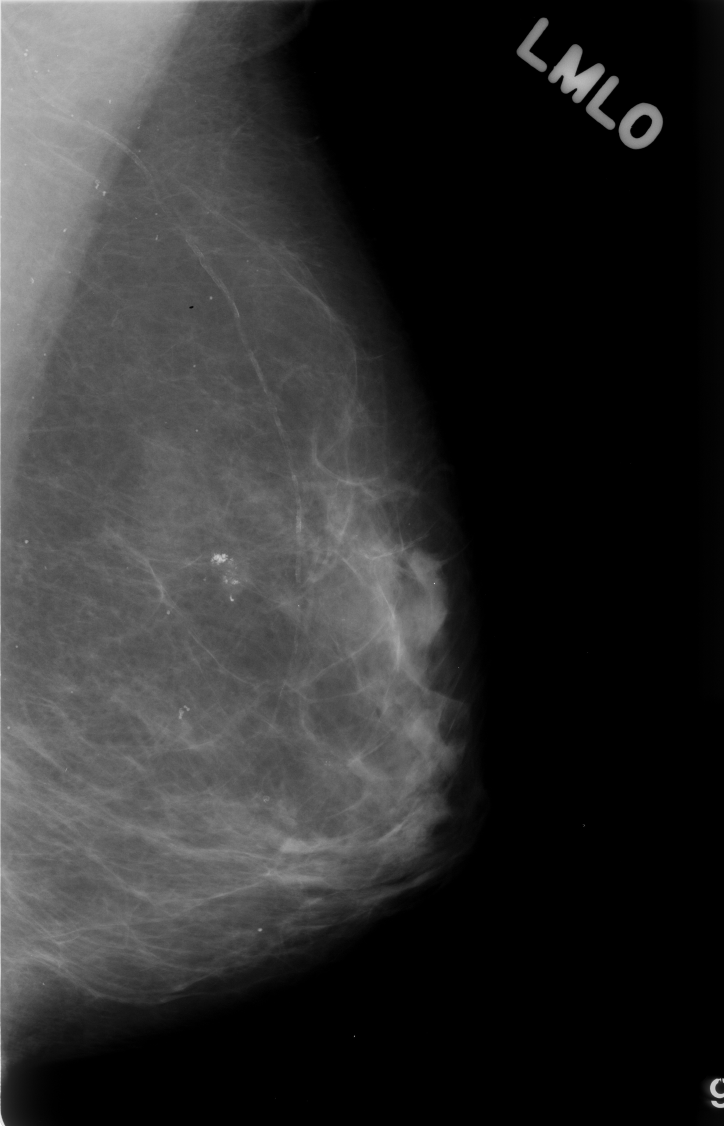
#> input picture LAB/lab06/mammogram.jpg, 2896 x 4504 px (shown at 1/4 size)
$ jupyter execute --allow-errors q1.ipynb   (older library calls are emulated)
#> lines starting #> are read from the running program, lines starting #| are printed output that depends on the picture; after the words box and inside, x2 and y2 are one past the last pixel; in counts of white or black regions, pixels touching at a corner belong together
[cell 1]
import cv2
import numpy as np
import pandas as pd
from skimage.feature import graycomatrix, graycoprops
import matplotlib.pyplot as plt


img = cv2.imread("mammogram.jpg", cv2.IMREAD_GRAYSCALE)
#> img is the input picture: shape (4504, 2896); min 0, max 255, mean 46.2
img = cv2.resize(img, (512,512))
#> img: shape (512, 512)

blur = cv2.GaussianBlur(img, (5,5), 0)

# contrast enhancement
clahe = cv2.createCLAHE(clipLimit=2.0, tileGridSize=(8,8))
enhanced = clahe.apply(blur)

# 3. Edge Detection (Canny)
edges = cv2.Canny(enhanced, 50, 150)
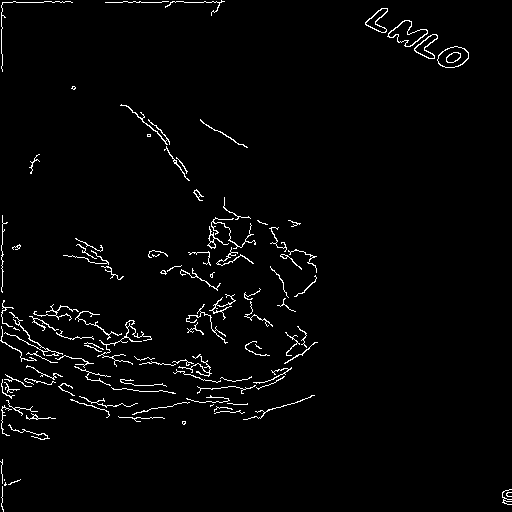
#> edges: shape (512, 512); 2.3% white in thin lines or dots
kernel = np.ones((3,3), np.uint8)
edges_closed = cv2.morphologyEx(edges, cv2.MORPH_CLOSE, kernel)
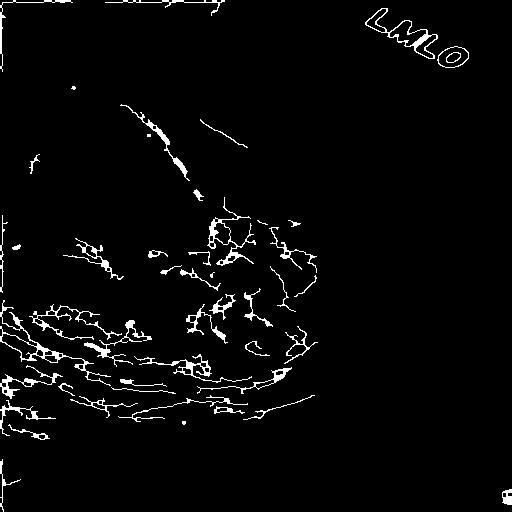
#> edges_closed: shape (512, 512); 3.1% white in thin lines or dots
edge_density = np.sum(edges_closed) / (512*512)
#> edge_density = 7.83
contours, _ = cv2.findContours(edges_closed, cv2.RETR_EXTERNAL, cv2.CHAIN_APPROX_SIMPLE)
#> contours = 47 contours, 11 with area under 20; largest, box (x1, y1, x2, y2) and area: (365, 8, 438, 59) 1060, (0, 300, 111, 386) 896, (207, 197, 256, 266) 619, (437, 46, 469, 68) 491, (134, 354, 252, 383) 280

perimeter = 0
area = 0
circularity = 0

if len(contours) > 0:
    c = max(contours, key=cv2.contourArea)
#> c = contour of 124 points, box (x1, y1, x2, y2) (365, 8, 438, 59), area 1060
    perimeter = cv2.arcLength(c, True)
#> perimeter = 276
    area = cv2.contourArea(c)
#> area = 1059.5

    if perimeter != 0:
        circularity = 4*np.pi*area/(perimeter**2)
#> circularity = 0.175

quantized = (enhanced / 16).astype(np.uint8)

glcm = graycomatrix(
        quantized,
        distances=[1],
        angles=[0],
        levels=16,
        symmetric=True,
        normed=True
      )

contrast = graycoprops(glcm, 'contrast')[0,0]
#> contrast = 0.101
energy = graycoprops(glcm, 'energy')[0,0]
#> energy = 0.494
homogeneity = graycoprops(glcm, 'homogeneity')[0,0]
#> homogeneity = 0.953
correlation = graycoprops(glcm, 'correlation')[0,0]
#> correlation = 0.996

features = {
    "edge_density": edge_density,
    "tumor_area": area,
    "tumor_perimeter": perimeter,
    "circularity": circularity,
    "glcm_contrast": contrast,
    "glcm_energy": energy,
    "glcm_homogeneity": homogeneity,
    "glcm_correlation": correlation
}
#> features = {'edge_density': 7.83, 'tumor_area': 1059.5, 'tumor_perimeter': 276, 'circularity': 0.175, 'glcm_contrast': 0.101, 'glcm_energy': 0.494, 'glcm_homogeneity': 0.953, 'glcm_correlation': 0.996}

df = pd.DataFrame([features])
#> df = table of 1 rows and 8 columns
print(df)
#> (printed output is left out)

plt.figure(figsize=(12,4))

plt.subplot(1,3,1)
plt.title("Enhanced Image")
plt.imshow(enhanced, cmap='gray')

plt.subplot(1,3,2)
plt.title("Edges")
plt.imshow(edges_closed, cmap='gray')

plt.subplot(1,3,3)
plt.title("Tumor Boundary")
img_color = cv2.cvtColor(enhanced, cv2.COLOR_GRAY2BGR)
cv2.drawContours(img_color, contours, -1, (0,255,0), 2)
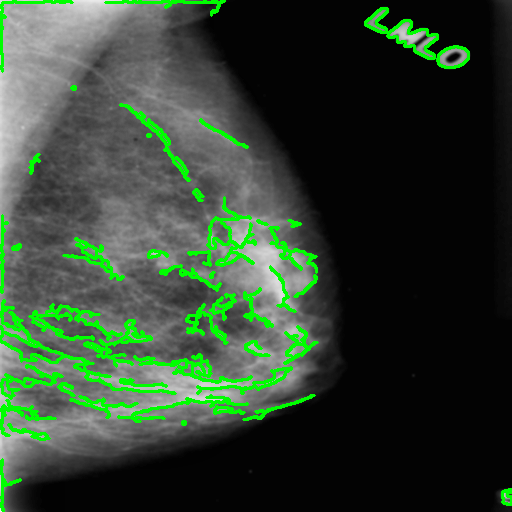
#> img_color: shape (512, 512, 3); mean B, G, R 48.8, 66.2, 48.8
plt.imshow(img_color[:,:,::-1])

plt.show()

[cell 2]
import cv2
import numpy as np
import matplotlib.pyplot as plt

[cell 3]
img = cv2.imread('E:\Computer Vision\LAB\lab06\images.png', 0)

gray = np.float32(img)
#> gray = nan
#> (the rest of this cell did not finish here and is left out)

[cell 4]
import cv2
import numpy as np
import time

VIDEO_SOURCE = 0
cap = cv2.VideoCapture(VIDEO_SOURCE)

if not cap.isOpened():
    print("Error opening video stream")
    exit()

blockSize = 2
ksize = 3
k = 0.04             # Harris constant
threshold_ratio = 0.01   # corner threshold

print("Controls:")
print("Q/A -> Increase/Decrease Threshold")
print("W/S -> Increase/Decrease blockSize")
print("E/D -> Increase/Decrease k")
print("ESC -> Exit")

prev_time = time.time()

while True:
    ret, frame = cap.read()
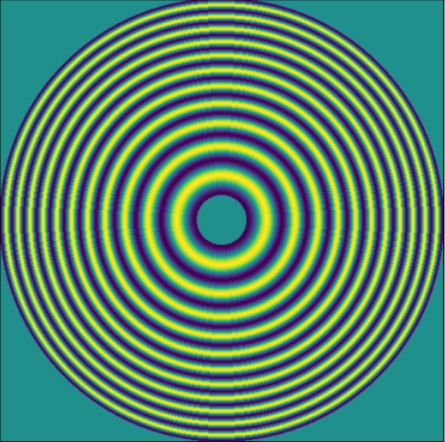
#> input picture LAB/lab05/img.png, 445 x 442 px, given in place of the camera
#> frame is the input picture: shape (442, 445, 3); mean B, G, R 105.2, 133, 86.4
    if not ret:
        break

    frame = cv2.resize(frame, (640, 480))
#> frame: shape (480, 640, 3)


    gray = cv2.cvtColor(frame, cv2.COLOR_BGR2GRAY)
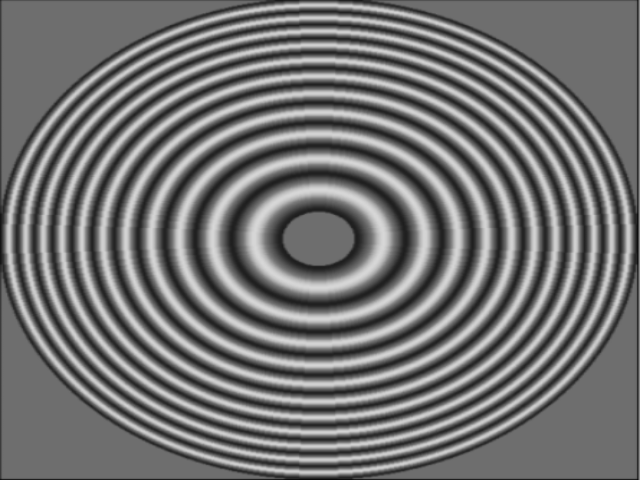
#> gray: shape (480, 640); min 9, max 215, mean 115.8
    gray = np.float32(gray)

    gray = cv2.GaussianBlur(gray, (5,5), 1)

    dst = cv2.cornerHarris(gray, blockSize, ksize, k)
    dst = cv2.dilate(dst, None)
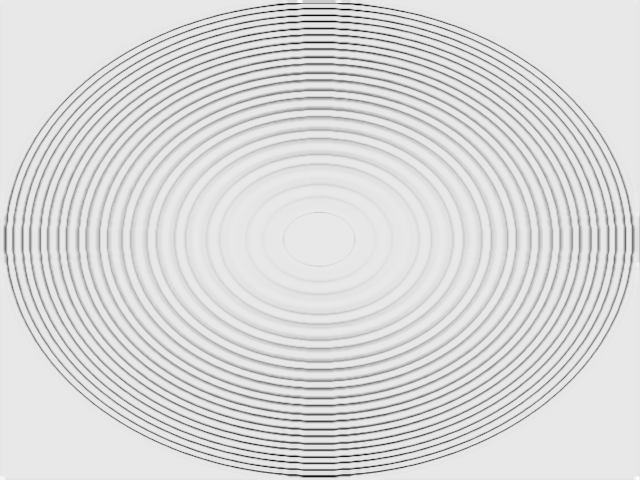
#> dst: shape (480, 640) float32; min -441318.4, max 43586.1, mean -26790.2; drawn with min black and max white
    threshold = threshold_ratio * dst.max()
#> threshold = 435.9
    frame[dst > threshold] = [0,0,255]

    curr_time = time.time()
    fps = 1/(curr_time - prev_time)
    prev_time = curr_time

    cv2.putText(frame, f"FPS: {int(fps)}", (20,40),
                cv2.FONT_HERSHEY_SIMPLEX, 1, (0,255,0), 2)

    cv2.putText(frame,
                f"T:{threshold_ratio:.3f} B:{blockSize} k:{k:.3f}",
                (20,80),
                cv2.FONT_HERSHEY_SIMPLEX, 0.7, (255,0,0), 2)
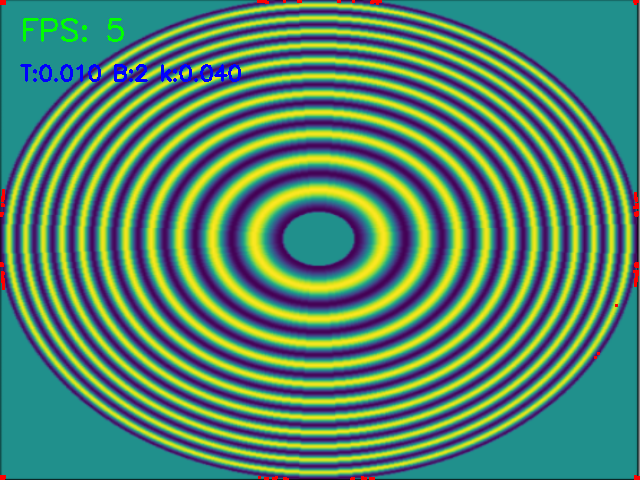
#> frame: shape (480, 640, 3); mean B, G, R 105.3, 132.4, 86.4

    cv2.imshow("Harris Corners Real-Time", frame)
    key = cv2.waitKey(1) & 0xFF
#> (key q is pressed here)

    if key == 27:   # ESC
        break

    elif key == ord('q'):
        threshold_ratio += 0.005

    elif key == ord('a'):
        threshold_ratio = max(0.001, threshold_ratio - 0.005)

    elif key == ord('w'):
        blockSize += 2
        if blockSize % 2 == 0:
            blockSize += 1

    elif key == ord('s'):
        blockSize = max(2, blockSize - 2)

    elif key == ord('e'):
        k += 0.005

    elif key == ord('d'):
        k = max(0.01, k - 0.005)

cap.release()
cv2.destroyAllWindows()

[cell 5]
import cv2
import numpy as np
import matplotlib.pyplot as plt

img = cv2.imread("Fig03.tif", cv2.IMREAD_GRAYSCALE)
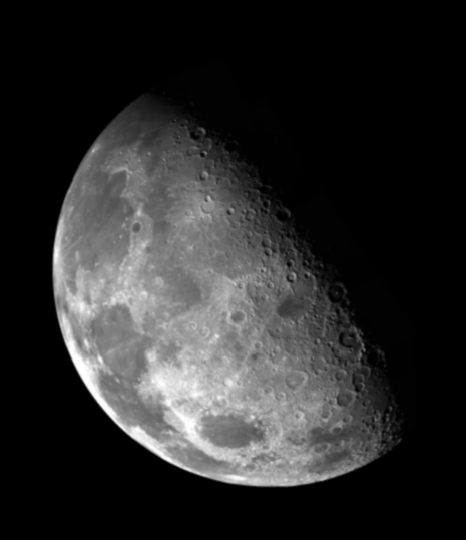
#> input picture LAB/lab06/Fig03.tif, 466 x 540 px
#> img is the input picture: shape (540, 466); min 0, max 254, mean 42.7

if img is None:
    print("Image not found")
    exit()

img = cv2.resize(img, (600, 400))
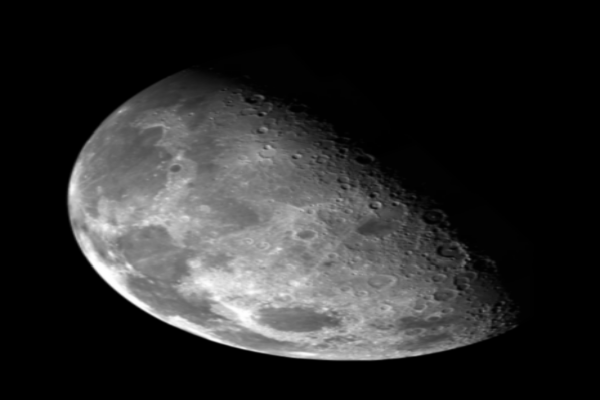
#> img: shape (400, 600); min 0, max 254, mean 42.6


sift = cv2.SIFT_create(
        nfeatures=0,
        nOctaveLayers=3,
        contrastThreshold=0.04,
        edgeThreshold=10,
        sigma=1.6
      )

keypoints, descriptors = sift.detectAndCompute(img, None)
#> keypoints = 532 keypoints; strongest (x, y, size): (177, 321, 10), (112, 276, 16.6), (92, 257, 8.7), (73, 188, 8.8)

print("Total Keypoints Detected:", len(keypoints))
#| Total Keypoints Detected: 532
print("Descriptor Shape:", descriptors.shape)
#| Descriptor Shape: (532, 128)

img_kp = cv2.drawKeypoints(
            img,
            keypoints,
            None,
            flags=cv2.DRAW_MATCHES_FLAGS_DRAW_RICH_KEYPOINTS
         )
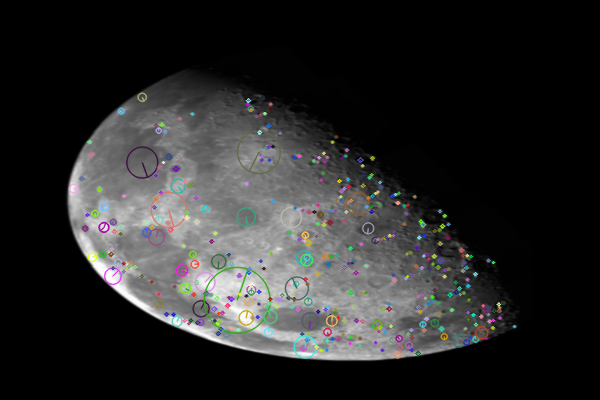
#> img_kp: shape (400, 600, 3); mean of channels 0, 1, 2 42.3, 42.6, 42.4; drawn as B, G, R

for i, kp in enumerate(keypoints[:5]):
    print(f"\nKeypoint {i+1}")
    print("Location (x,y):", kp.pt)
    print("Scale:", kp.size)
    print("Orientation (deg):", kp.angle)
    print("Response:", kp.response)
#> this loop made 5 passes
#> kp on passes 1 to 5: keypoint at (73.2, 188.2), size 8.8, keypoint at (81.3, 178.3), size 3.9, keypoint at (84.8, 228), size 5, keypoint at (87, 214.3), size 2.8, keypoint at (89.1, 141.6), size 3.3
#> (printed output is left out)

plt.figure(figsize=(10,6))
plt.title("SIFT Keypoints with Orientation & Scale")
plt.imshow(img_kp, cmap='gray')
plt.axis("off")
plt.show()
